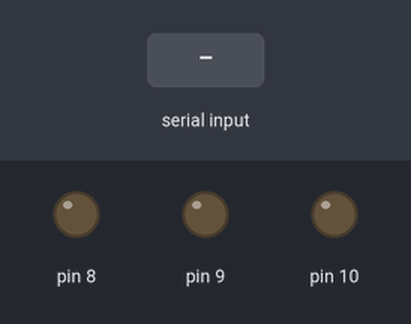
Bench run of a sketch on a simulated Arduino Uno, built with avr-gcc and run on an emulated ATmega328P. On the bench: output pins drawn as LEDs (lit = HIGH). Inputs (shaded band) come from the test bench.

Above: at 1.2 s.
1.3 s: "1" received over Serial
At 1.9 s:
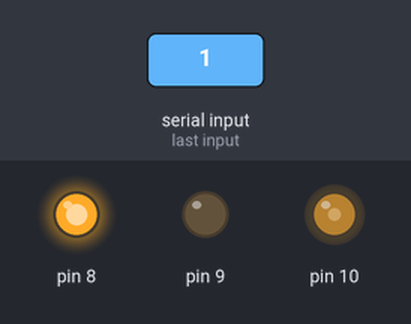
2.8 s: "2" received over Serial
At 4.2 s:
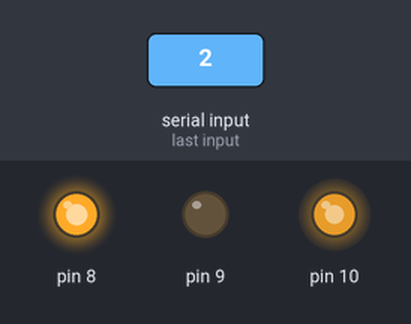
Timing chart, 0 to 5.8 s (numbered marks = the images above; inputs shaded):
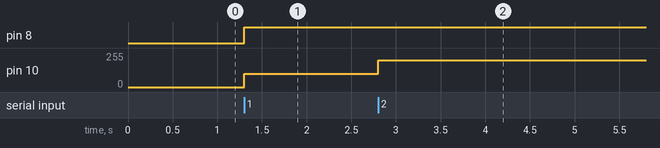

Measured:
- after the input at 1.3 s, pin 8: LOW → HIGH at once; pin 10: 0/255 → 100/255 at once
- after the input at 2.8 s, pin 10: 100/255 → 200/255 at once

The sketch:

motores_arduino.ino
```cpp
class Motor {
  private:
    int pin1;
    int pin2;
    int enablePin;
  public:
    Motor(int p1, int p2, int en) {
      pin1 = p1;
      pin2 = p2;
      enablePin = en;
      pinMode(pin1, OUTPUT);
      pinMode(pin2, OUTPUT);
      pinMode(enablePin, OUTPUT);
    }

    void mover(int velocidad) {
      analogWrite(enablePin, velocidad);
      digitalWrite(pin1, HIGH);
      digitalWrite(pin2, LOW);
    }

    void parar() {
      analogWrite(enablePin, 0);
      digitalWrite(pin1, LOW);
      digitalWrite(pin2, LOW);
    }

    void velocidad1() {
      mover(100);
    }

    void velocidad2() {
      mover(200);
    }
};

Motor motor(8, 9, 10); // Pines de control y PWM

void setup() {
  Serial.begin(9600);
}

void loop() {
  if (Serial.available() > 0) {
    char comando = Serial.read();
    if (comando == '1') {
      motor.velocidad1();
    } else if (comando == '2') {
      motor.velocidad2();
    } else if (comando == '0') {
      motor.parar();
    }
  }
}
```
